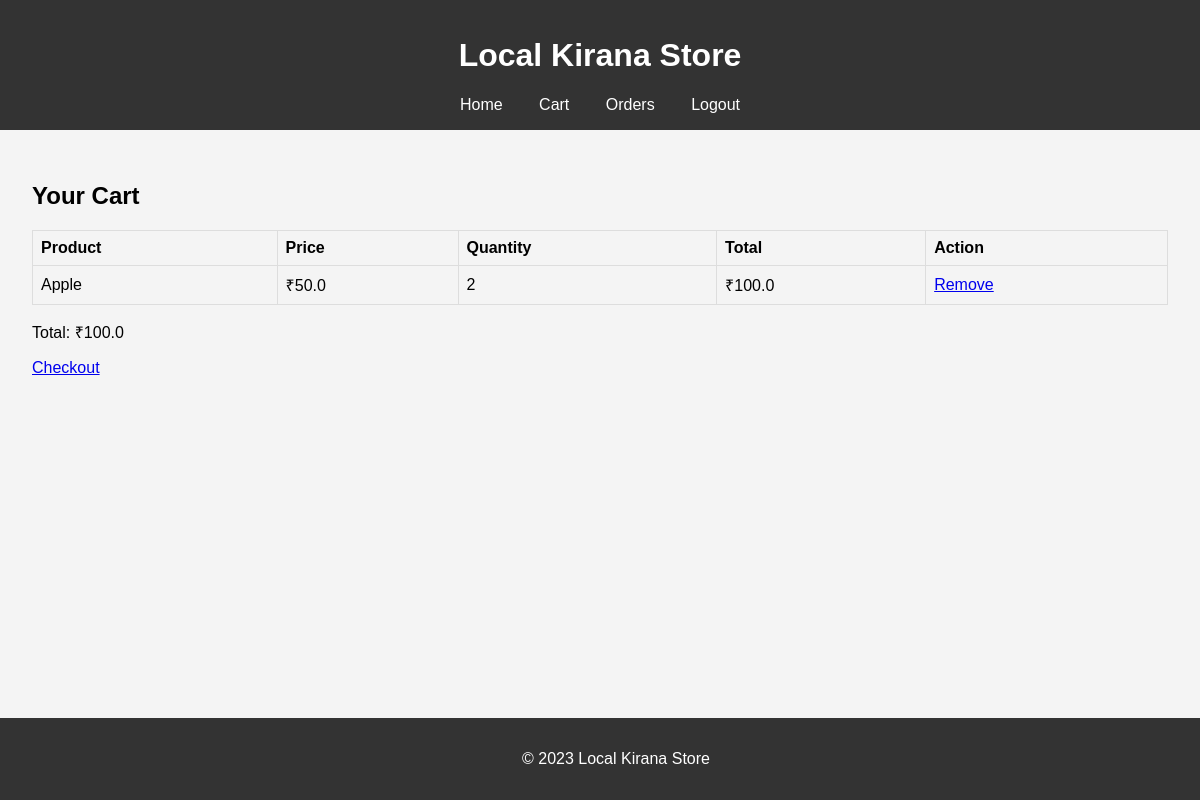
/cart (signed in), run on the app's committed database.
### tables this page shows
CREATE TABLE cart (
        id INTEGER PRIMARY KEY AUTOINCREMENT,
        user_id INTEGER NOT NULL,
        product_id INTEGER NOT NULL,
        quantity INTEGER NOT NULL,
        FOREIGN KEY (user_id) REFERENCES users (id),
        FOREIGN KEY (product_id) REFERENCES products (id)
    );

CREATE TABLE products (
        id INTEGER PRIMARY KEY AUTOINCREMENT,
        name TEXT NOT NULL,
        price REAL NOT NULL,
        quantity INTEGER NOT NULL,
        image TEXT,
        category TEXT NOT NULL
    );

### app.py (the view)
@app.route('/cart')
def cart():
    if 'user_id' not in session:
        return redirect(url_for('login'))
    conn = get_db()
    c = conn.cursor()
    c.execute("""
        SELECT cart.id, products.name, products.price, cart.quantity, (products.price * cart.quantity) as total
        FROM cart
        JOIN products ON cart.product_id = products.id
        WHERE cart.user_id = ?
    """, (session['user_id'],))
    cart_items = c.fetchall()
    total = sum(item['total'] for item in cart_items)
    conn.close()
    return render_template('cart.html', cart_items=cart_items, total=total)

### app.py (called while the page is built)
def get_db():
    conn = sqlite3.connect('database.db')
    conn.row_factory = sqlite3.Row
    return conn

### templates/cart.html (shortened to what this page needs)
{% extends "base.html" %}
{% block content %}
<h2>Your Cart</h2>
{% if cart_items %}
<table>
    <thead>
        <tr>
            <th>Product</th>
            <th>Price</th>
            <th>Quantity</th>
            <th>Total</th>
            <th>Action</th>
        </tr>
    </thead>
    <tbody>
        {% for item in cart_items %}
        <tr>
            <td>{{ item.name }}</td>
            <td>₹{{ item.price }}</td>
            <td>{{ item.quantity }}</td>
            <td>₹{{ item.total }}</td>
            <td><a href="{{ url_for('remove_from_cart', cart_id=item.id) }}">Remove</a></td>
        </tr>
        {% endfor %}
    </tbody>
</table>
<p>Total: ₹{{ total }}</p>
<a href="{{ url_for('checkout') }}">Checkout</a>
{% else %}
<p>Your cart is empty.</p>
{% endif %}
{% endblock %}

### static/css/style.css (style rules this page uses)
body { font-family: Arial, sans-serif; margin: 0; padding: 0; background-color: #f4f4f4; }
table { width: 100%; border-collapse: collapse; }
th, td { border: 1px solid #ddd; padding: 0.5rem; text-align: left; }

### data on the page
cart: name "Apple", price "50.0", quantity "2", total "100.0"

### other printed values
{{ total }} "100.0"
